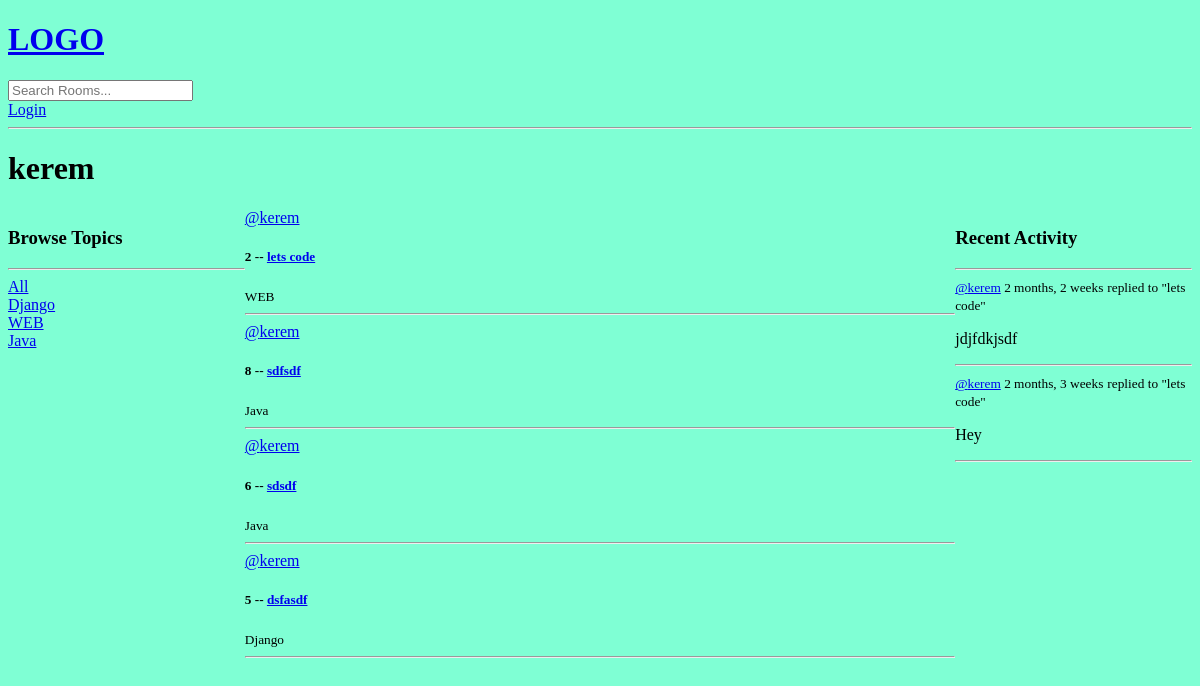
The app's page /profile/1/, older data.
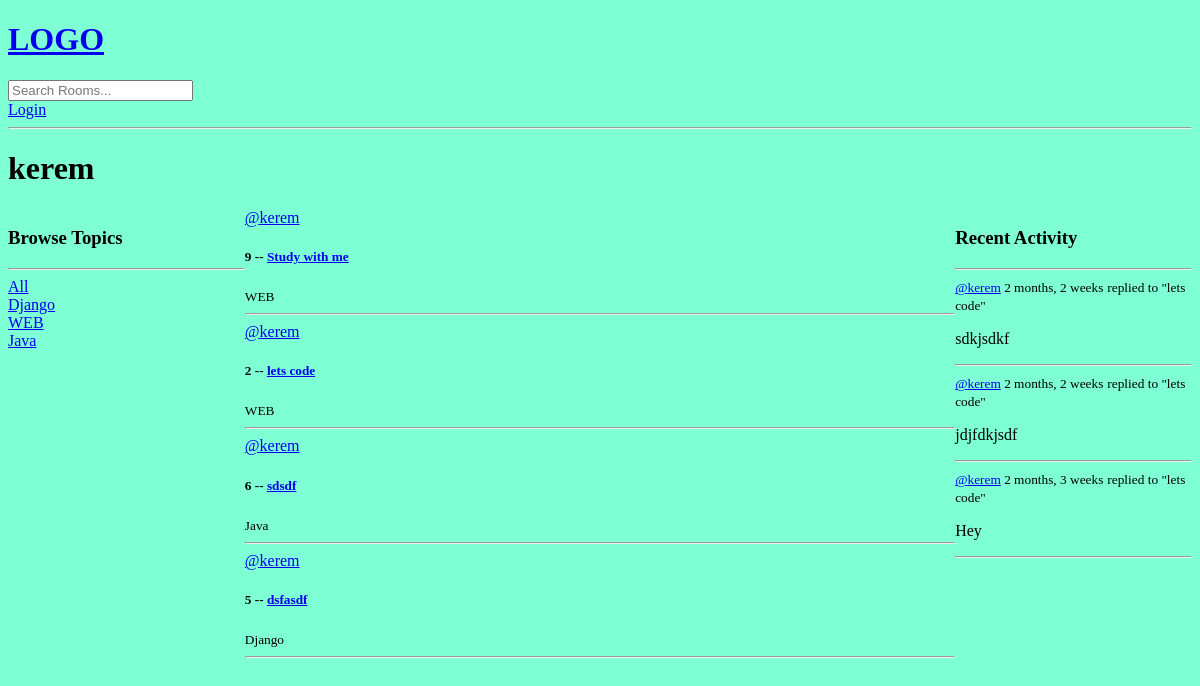
The same page, newer data.
### base/models.py (models this page shows, shortened)
class Topic(models.Model):
  name = models.CharField(max_length=200)

class Room(models.Model):
  host = models.ForeignKey(User, on_delete=models.CASCADE, null=True)
  topic = models.ForeignKey(Topic, on_delete=models.SET_NULL, null=True)
  name = models.CharField(max_length=200)
  description = models.TextField(null = True, blank=True)
  participants = models.ManyToManyField(User, related_name='participants', blank=True)
  updated = models.DateTimeField(auto_now=True)
  created = models.DateTimeField(auto_now_add=True)
  class Meta:
    ordering = ['-updated', '-created']
  def __str__(self):
    return self.name

class Message(models.Model):
  user = models.ForeignKey(User, on_delete=models.CASCADE)
  room = models.ForeignKey(Room, on_delete=models.CASCADE)
  body = models.TextField()
  updated = models.DateTimeField(auto_now=True)
  created = models.DateTimeField(auto_now_add=True)
  class Meta:
    ordering = ['-updated', '-created']
  def __str__(self):
    return self.body[0:50]

### base/views.py (the view)
# urls.py: path('profile/<str:pk>/', views.userProfile, name="user-profile"),
def userProfile(request,pk):
    user = User.objects.get(id=pk)
    rooms = user.room_set.all()
    room_message = user.message_set.all()
    topics = Topic.objects.all()
    context = {'user': user, 'rooms': rooms, 'room_messages': room_message, 'topics': topics}
    return render(request, 'base/profile.html', context)

### base/templates/base/profile.html (shortened to what this page needs)
{% extends 'main.html' %}
{% block content %}
<h1>{{user.username}}</h1>
<div class="profile-container">
  <div>
    {% include 'base/topics_component.html' %}
  </div>
  <div>
    {% include 'base/feed_component.html' %}
  </div>
  <div>
    {% include 'base/activity_component.html' %}
  </div>
</div>
{% endblock content %}

### templates/main.html (shortened to what this page needs)
<!DOCTYPE html>
{% load static %}
<html>
<head>
  <link rel='stylesheet' type='text/css' media='screen' href="{% static 'styles/main.css' %}">
</head>
<body>
    {% include 'navbar.html' %}
    {% block content %}
    {% endblock %}
</body>
</html>

### templates/navbar.html
<a href="/">
  <h1>LOGO</h1>
</a>
<form method="GET" action="{% url 'home'%}">
  <input type="text" name="q" placeholder="Search Rooms..." />
</form>
{% if request.user.is_authenticated %}
<p>Hello {{request.user}}</p>
<a href="{% url 'logout' %}">Logout</a>
{% else %}
<a href="{% url 'login' %}">Login</a>
{% endif %}
<hr>

### base/templates/base/topics_component.html
<h3>Browse Topics</h3>
<hr />
<div>
  <a href="{% url 'home'%}">All</a>
</div>
{% for topic in topics %}
<div>
  <a href="{% url 'home'%}?q={{topic.name}}">{{topic.name}}</a>
</div>
{% endfor %}

### base/templates/base/feed_component.html (shortened to what this page needs)
          <div>
            {% for room in rooms %}
              <div>
                <a href="{% url 'user-profile' room.host.id %}">@{{room.host.username}}</a>
                <h5>{{room.id}} -- <a href="{% url 'room' room.id %}">{{room.name}}</a></a></h5>
                <small>{{room.topic.name}}</small>
                <hr>
              </div>
            {% endfor %}
          </div>

### base/templates/base/activity_component.html (shortened to what this page needs)
<h3>Recent Activity</h3>
<hr />
{% for message in room_messages %}
<div>
  <small><a href="{% url 'user-profile' message.user.id %}">@{{message.user}}</a> {{message.created|timesince}}</small>
  <small>replied to "{{message.room}}"</small>
  <p>{{message}}</p>
  <hr />
</div>
{% endfor %}

### static/styles/main.css (style rules this page uses)
body { background-color: aquamarine; }

### base/templates/base/profile.html (style rules this page uses)
.profile-container { display: grid; grid-template-columns: 1fr 3fr 1fr; }

Row changes from the older to the newer data that the page shows:
removed Room: host.username "kerem", id "8", name "sdfsdf", topic.name "Java"
added Room: host.username "kerem", id "9", name "Study with me", topic.name "WEB"
added Message: user "kerem", created "2 months, 2 weeks", room "lets code", body "sdkjsdkf"
